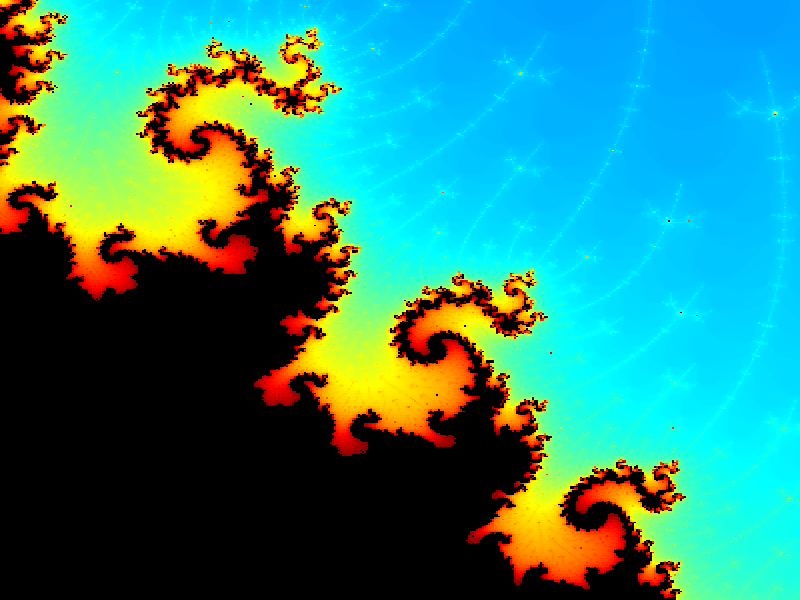

Source code (R):
## ---- chunk 1
#parameters
    step <- 25
    reps <- 400
    n <- 400
    zoom <- 18.25
    x <- -1.71122185076089
    y <- 3.54780878690511e-05
    w <- 4/2^zoom
    h <- 4/2^zoom
    
    #starting point
    C <- complex(imag=rep(seq(y - h/2, y + h/2, length.out=n), each=n),
                 real=rep(seq(x - w/2, x + w/2, length.out=n), n))
    Z <- rep(0, n*n)
    diverge <- rep(0, n*n)
    
    j <- 0
    upper <- 0
    while(j < reps){
        #perform some house keeping after every 'step' repetitions, for performace improvement
        upper <- ifelse(upper+step < reps, upper+step, reps)
        empty <- diverge==0
        diverge.temp <- diverge[empty]
        Z.temp <- Z[empty]
        C.temp <- C[empty]
        
        for(i in (j+1):upper){
            #do the fractal caluculation
            Z.temp <- Z.temp^2+C.temp
            diverge.temp[diverge.temp == 0 & Mod(Z.temp) >= 2] <- i
        }
        
        diverge[empty] <- diverge.temp
        Z[empty] <- Z.temp
        j <- upper
    }
    
    #perform the rendering
    diverge <- diverge+1
    maxD <- max(diverge)
    diverge.m <- matrix(diverge, n, n)
    par(mar=c(0, 0, 0, 0))
    jet.colors = colorRampPalette(c("#00007F", "blue", "#007FFF", "cyan", "#7FFF7F", 
                                    "yellow", "#FF7F00", "red", "#7F0000"))
    image(diverge.m, col=c("black", jet.colors(reps)), xlab="", ylab="")
## ---- chunk 2
z <- complex(re=0, im=0)
c <- complex(re=-0.87, im=0.25)
escape <- 0
while(Mod(z) < 2){
    z <- z^2 + c
    escape = escape+1
}
escape
